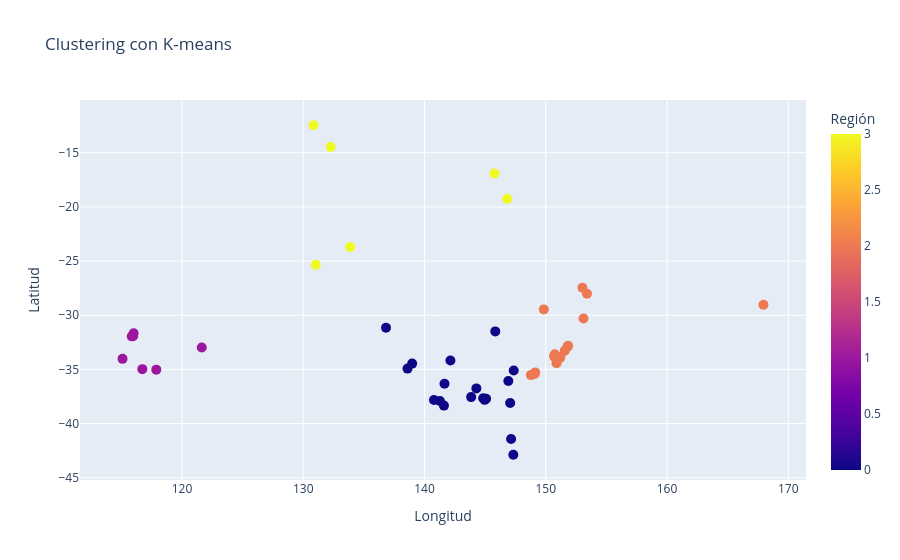

The notebook cell this image was saved under:
### Markdown cell above
Se eligieron 4 clusters porque en el gráfico del método del codo la inercia deja de disminuir de forma significativa a partir de ese punto, indicando que agregar más clusters no mejora sustancialmente la agrupación.

### Code cell
k = 4
kmeans = KMeans(n_clusters=k, random_state=42)
coord_ciudades['Region'] = kmeans.fit_predict(X)

unique_regions = coord_ciudades['Region'].unique()
num_colors = len(unique_regions)
color_palette = plt.get_cmap('tab10', num_colors)
region_color_map = {str(region): mcolors.to_hex(color_palette(i)) 
                    for i, region in enumerate(sorted(unique_regions))}

fig = px.scatter(coord_ciudades, 
                 x='Longitude', 
                 y='Latitude', 
                 color='Region',
                 labels={'Longitude': 'Longitud', 
                         'Latitude': 'Latitud',
                         'Region': 'Región'},
                 color_discrete_map=region_color_map,
                 title=f'Clustering con K-means')

fig.update_traces(marker=dict(size=10))
fig.show()

### Figure 1 — Plotly figure (JSON) as saved in the notebook; plotly's stock layout.template omitted (floating-point values rounded to 4 significant figures)
{"data": [{"hovertemplate": "Longitud=%{x}<br>Latitud=%{y}<br>Región=%{marker.color}<extra></extra>", "legendgroup": "", "marker": {"color": [0, 2, 0, 2, 2, 2, 2, 2, 2, 2, 2, 2, 0, 2, 2, 2, 2, 2, 0, 0, 0, 0, 0, 0, 0, 0, 0, 0, 2, 3, 2, 3, 0, 0, 0, 0, 1, 1, 1, 1, 1, 1, 1, 0, 0, 3, 3, 3, 3], "coloraxis": "coloraxis", "size": 10, "symbol": "circle"}, "mode": "markers", "name": "", "orientation": "v", "showlegend": false, "type": "scatter", "x": [146.9, 150.7, 145.8, 153.1, 149.8, 151.8, 151.6, 168.0, 150.7, 150.8, 151.2, 151.2, 147.4, 151.8, 150.9, 149.1, 149.1, 148.8, 143.9, 144.3, 147.1, 144.8, 145.0, 142.1, 141.7, 141.6, 145.1, 141.3, 153.0, 145.8, 153.4, 146.8, 138.6, 140.8, 139.0, 136.8, 117.9, 115.1, 116.0, 116.0, 115.9, 121.6, 116.7, 147.3, 147.1, 133.9, 130.8, 132.3, 131.0], "xaxis": "x", "y": [-36.07, -33.88, -31.5, -30.3, -29.46, -32.93, -33.28, -29.04, -33.75, -33.6, -33.87, -33.95, -35.11, -32.82, -34.43, -35.28, -35.42, -35.53, -37.56, -36.76, -38.11, -37.67, -37.81, -34.19, -36.33, -38.35, -37.71, -37.92, -27.47, -16.92, -28.02, -19.26, -34.93, -37.83, -34.47, -31.16, -35.03, -34.03, -31.67, -31.94, -31.95, -32.98, -34.98, -42.88, -41.43, -23.7, -12.46, -14.47, -25.34], "yaxis": "y"}], "layout": {"coloraxis": {"colorbar": {"title": {"text": "Región"}}, "colorscale": [[0, "#0d0887"], [0.1111, "#46039f"], [0.2222, "#7201a8"], [0.3333, "#9c179e"], [0.4444, "#bd3786"], [0.5556, "#d8576b"], [0.6667, "#ed7953"], [0.7778, "#fb9f3a"], [0.8889, "#fdca26"], [1, "#f0f921"]]}, "legend": {"tracegroupgap": 0}, "title": {"text": "Clustering con K-means"}, "xaxis": {"anchor": "y", "domain": [0, 1], "title": {"text": "Longitud"}}, "yaxis": {"anchor": "x", "domain": [0, 1], "title": {"text": "Latitud"}}}}
